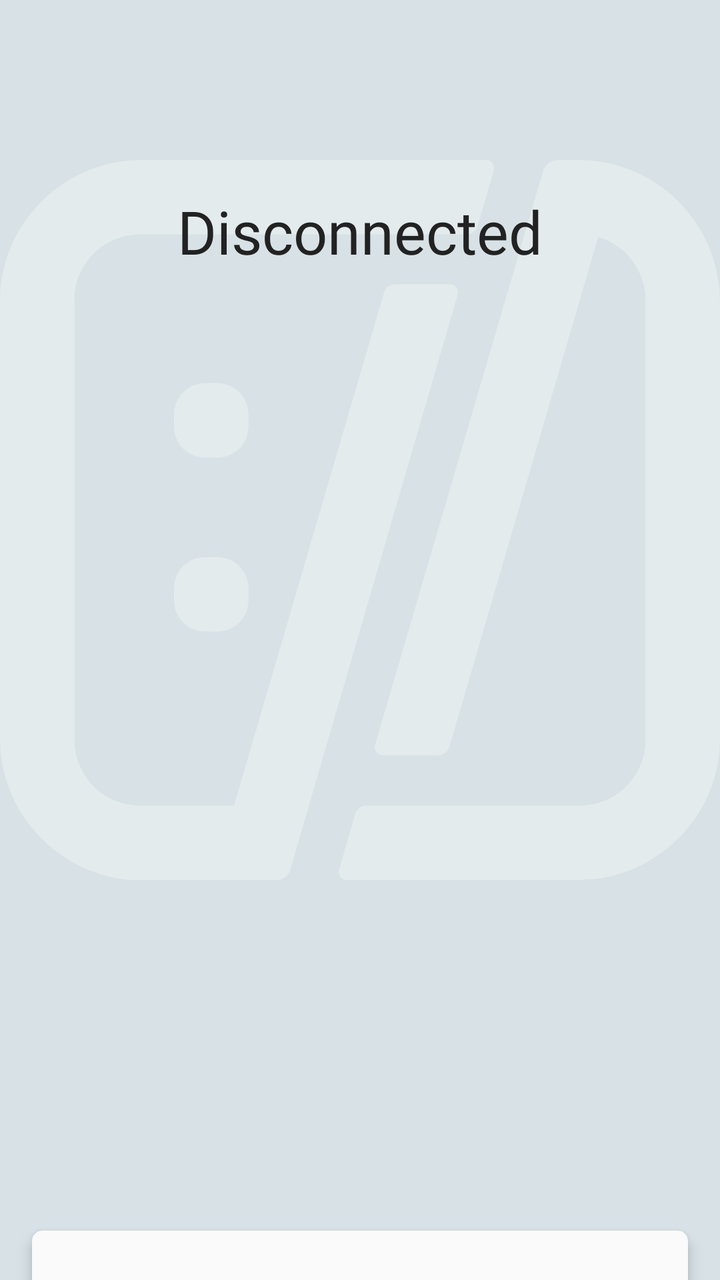
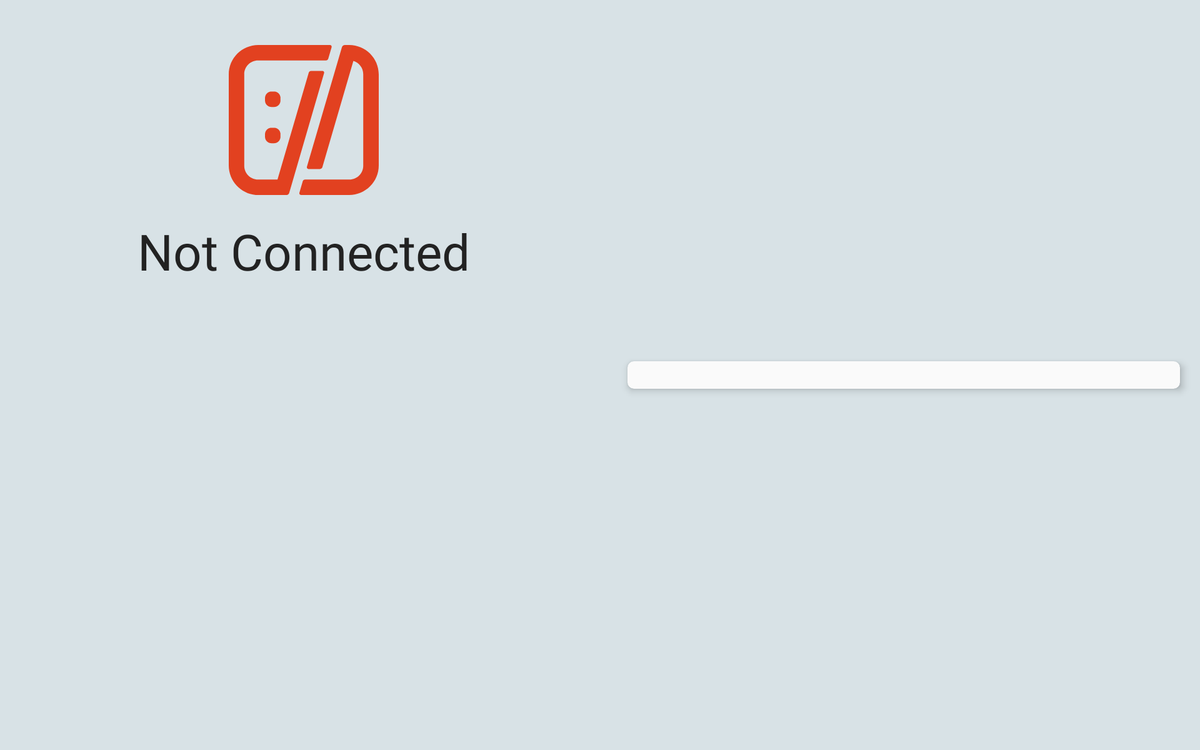

An Android layout and its configuration variant, each rendered on a device that would load it. The default file and the variant file are quoted in full after the pictures.
<!-- AndroidManifest.xml: application theme AppTheme -->
<!-- res/layout/main_layout.xml -->
<?xml version="1.0" encoding="utf-8"?>
<androidx.constraintlayout.widget.ConstraintLayout xmlns:android="http://schemas.android.com/apk/res/android"
        xmlns:app="http://schemas.android.com/apk/res-auto"
        xmlns:tools="http://schemas.android.com/tools"
        android:layout_width="match_parent"
        android:layout_height="match_parent"
        tools:context=".MainActivity">

    <androidx.constraintlayout.widget.Guideline
            android:id="@+id/statusGuideline"
            android:layout_width="wrap_content"
            android:layout_height="wrap_content"
            android:orientation="horizontal"
            app:layout_constraintGuide_percent="0.18" />

    <ImageView
            android:id="@+id/logoImage"
            android:layout_width="match_parent"
            android:layout_height="match_parent"
            android:alpha="0.3"
            android:tint="#fff"
            android:layout_marginBottom="120dp"
            app:srcCompat="@drawable/ic_transparent_icon"
            tools:ignore="ContentDescription" />

    <TextView
            android:id="@+id/statusText"
            style="@style/StatusText"
            android:layout_width="wrap_content"
            android:layout_height="wrap_content"
            android:layout_gravity="center"
            android:text="@string/disconnected_status"
            android:textSize="30sp"
            app:layout_constraintBottom_toBottomOf="@+id/statusGuideline"
            app:layout_constraintTop_toTopOf="@+id/statusGuideline"
            app:layout_constraintEnd_toEndOf="parent"
            app:layout_constraintStart_toStartOf="parent"/>

    <ScrollView
            android:layout_width="match_parent"
            android:layout_height="0dp"
            android:layout_marginTop="16dp"
            android:layout_marginStart="16dp"
            android:layout_marginEnd="16dp"
            app:layout_constrainedWidth="true"
            app:layout_constraintEnd_toEndOf="parent"
            app:layout_constraintStart_toStartOf="parent"
            app:layout_constraintTop_toBottomOf="@+id/statusText"
            app:layout_constraintBottom_toTopOf="@+id/materialCardView">

        <LinearLayout
                android:id="@+id/statusDetailContainer"
                android:layout_width="match_parent"
                android:layout_height="wrap_content"
                android:orientation="vertical" />

    </ScrollView>

    <com.google.android.material.card.MaterialCardView
            android:id="@+id/materialCardView"
            style="@style/PortraitButtonsCard"
            android:layout_width="match_parent"
            android:layout_height="wrap_content"
            android:layout_marginStart="16dp"
            android:layout_marginEnd="16dp"
            app:layout_constraintBottom_toBottomOf="parent"
            app:layout_constraintEnd_toEndOf="parent"
            app:layout_constraintStart_toStartOf="parent">

        <LinearLayout
                android:id="@+id/buttonLayoutContainer"
                android:layout_width="match_parent"
                android:layout_height="wrap_content"
                android:clipToPadding="false"
                android:orientation="vertical"
                android:paddingStart="16dp"
                android:paddingTop="12dp"
                android:paddingEnd="16dp"
                android:paddingBottom="10dp" />
    </com.google.android.material.card.MaterialCardView>

</androidx.constraintlayout.widget.ConstraintLayout>
<!-- resources referenced by this layout -->
<resources>
  <!-- drawable ic_transparent_icon (drawable) -->
  <vector xmlns:android="http://schemas.android.com/apk/res/android"
      android:width="120dp"
      android:height="120dp"
      android:viewportWidth="120"
      android:viewportHeight="120">
    <path
        android:pathData="M39,107.6L64,22.1l0,0c0.2,-0.8 1,-1.4 1.9,-1.4H75c0.9,0 1.5,0.8 1.3,1.7l-27.9,95.8c-0.3,1.1 -1.3,1.9 -2.5,1.9H23.6C10.6,120 0,109.4 0,96.4V23.6C0,10.6 10.6,0 23.6,0H81c0.9,0 1.5,0.8 1.3,1.7L79.6,11c-0.2,0.8 -1,1.4 -1.9,1.4H23.4c-6.1,0 -11,4.9 -11,11v73.2c0,6.1 4.9,11 11,11H39z"
        android:fillColor="#E24120"/>
    <path
        android:pathData="M96.4,0c13,0 23.6,10.6 23.6,23.6v72.8c0,13 -10.6,23.6 -23.6,23.6H57.8c-0.9,0 -1.5,-0.8 -1.3,-1.7l2.7,-9.3c0.2,-0.8 1,-1.4 1.9,-1.4h35.5c6.1,0 11,-4.9 11,-11V23.4c0,-5 -3.3,-9.2 -7.9,-10.6l-24.8,85c-0.2,0.8 -1,1.4 -1.9,1.4h-9.2c-0.9,0 -1.5,-0.8 -1.3,-1.7L90.5,1.9C90.8,0.8 91.8,0 93,0H96.4L96.4,0z"
        android:fillColor="#E24120"/>
    <path
        android:pathData="M34.2,37.2h2c2.9,0 5.2,2.3 5.2,5.2v2c0,2.9 -2.3,5.2 -5.2,5.2h-2c-2.9,0 -5.2,-2.3 -5.2,-5.2v-2C29,39.6 31.3,37.2 34.2,37.2z"
        android:fillColor="#E24120"/>
    <path
        android:pathData="M34.2,66.2h2c2.9,0 5.2,2.3 5.2,5.2v2c0,2.9 -2.3,5.2 -5.2,5.2h-2c-2.9,0 -5.2,-2.3 -5.2,-5.2v-2C29,68.5 31.3,66.2 34.2,66.2z"
        android:fillColor="#E24120"/>
  </vector>
  <string name="disconnected_status">Disconnected</string>
  <style name="PortraitButtonsCard" parent="@style/BaseButtonsCard">
          <item name="shapeAppearance">@style/PortraitButtonsCardCorners</item>
      </style>
  <style name="StatusText" parent="@android:style/Widget.TextView">
          <item name="android:textSize">40sp</item>
          <item name="android:fontFamily">@font/lato_bold</item>
      </style>
  <!-- from res/values-v23/ -->
  <style name="AppTheme" parent="Theme.MaterialComponents.Light.NoActionBar">
          <item name="android:textColor">@color/textColor</item>
          <item name="android:windowBackground">@color/containerBackground</item>
  
          <item name="android:fontFamily">@font/lato</item>
          <item name="android:windowLightStatusBar">true</item>
          <item name="android:textStyle">normal</item>
          <item name="android:textAllCaps">false</item>
          <item name="android:letterSpacing">0</item>
  
          <item name="colorPrimary">@color/primaryInputBackground</item>
          <item name="android:statusBarColor">@color/containerBackground</item>
      </style>
  <style name="BaseButtonsCard" parent="@style/Widget.MaterialComponents.CardView">
          <item name="android:textSize">20sp</item>
          <item name="cardBackgroundColor">@color/mainBackground</item>
          <item name="cardElevation">4dp</item>
      </style>
  <style name="PortraitButtonsCardCorners">
          <item name="cornerFamily">rounded</item>
          <item name="cornerSizeTopRight">5dp</item>
          <item name="cornerSizeTopLeft">5dp</item>
          <item name="cornerSizeBottomLeft">0dp</item>
          <item name="cornerSizeBottomRight">0dp</item>"
      </style>
  <color name="textColor">#222222</color>
  <color name="containerBackground">#d8e2e6</color>
  <color name="primaryInputBackground">#1076b9</color>
  <color name="mainBackground">#fafafa</color>
</resources>
<!-- res/layout-h380dp-land/main_layout.xml (the repository's variant of the layout above) -->
<!-- drawn on a 7-inch tablet turned sideways -->
<?xml version="1.0" encoding="utf-8"?>
<android.widget.LinearLayout
        xmlns:android="http://schemas.android.com/apk/res/android"
        xmlns:app="http://schemas.android.com/apk/res-auto"
        xmlns:tools="http://schemas.android.com/tools"
        android:layout_width="match_parent"
        android:layout_height="match_parent">

    <androidx.constraintlayout.widget.ConstraintLayout
            android:layout_width="0dp"
            android:layout_height="match_parent"
            android:layout_weight="1.1"
            tools:context=".MainActivity">

        <androidx.constraintlayout.widget.Guideline
                android:id="@+id/guideline"
                android:layout_width="wrap_content"
                android:layout_height="wrap_content"
                android:orientation="horizontal"
                app:layout_constraintGuide_percent="0.06" />

        <ImageView
                android:id="@+id/logoImage"
                android:layout_width="wrap_content"
                android:layout_height="wrap_content"
                android:layout_marginBottom="18dp"
                android:contentDescription="The HTTP Toolkit Logo"
                app:layout_constraintTop_toTopOf="@+id/guideline"
                app:layout_constraintBottom_toTopOf="@+id/statusText"
                app:layout_constraintStart_toStartOf="parent"
                app:layout_constraintEnd_toEndOf="parent"
                app:srcCompat="@drawable/ic_transparent_icon" />

        <TextView
                android:id="@+id/statusText"
                style="@style/StatusText"
                android:layout_width="wrap_content"
                android:layout_height="wrap_content"
                android:layout_marginStart="8dp"
                android:layout_marginEnd="8dp"
                android:layout_marginBottom="8dp"
                android:text="Not Connected"
                app:layout_constraintBottom_toTopOf="@+id/statusDetailContainer"
                app:layout_constraintTop_toBottomOf="@+id/logoImage"
                app:layout_constraintStart_toStartOf="parent"
                app:layout_constraintEnd_toEndOf="parent" />

        <LinearLayout
                android:id="@+id/statusDetailContainer"
                android:layout_width="match_parent"
                android:layout_height="wrap_content"
                app:layout_constrainedWidth="true"
                app:layout_constraintTop_toBottomOf="@+id/statusText"
                app:layout_constraintStart_toStartOf="parent"
                app:layout_constraintEnd_toEndOf="parent"
                android:orientation="vertical" />

    </androidx.constraintlayout.widget.ConstraintLayout>

    <com.google.android.material.card.MaterialCardView
            android:layout_height="wrap_content"
            android:layout_width="0dp"
            android:layout_weight="1"
            android:layout_marginStart="16dp"
            android:layout_marginEnd="16dp"
            android:layout_gravity="center"
            app:layout_constraintBottom_toBottomOf="parent"
            app:layout_constraintEnd_toEndOf="parent"
            app:layout_constraintStart_toStartOf="parent"
            style="@style/LandscapeButtonsCard"
            >
        <LinearLayout
                android:id="@+id/buttonLayoutContainer"
                android:layout_width="match_parent"
                android:layout_height="wrap_content"
                android:orientation="vertical"
                android:paddingStart="16dp"
                android:paddingEnd="16dp"
                android:paddingTop="12dp"
                android:paddingBottom="10dp">
        </LinearLayout>
    </com.google.android.material.card.MaterialCardView>
</android.widget.LinearLayout>
<!-- resources referenced by the variant -->
<!-- as a 7-inch tablet turned sideways resolves them -->
<resources>
  <!-- drawable ic_transparent_icon (drawable) -->
  <vector xmlns:android="http://schemas.android.com/apk/res/android"
      android:width="120dp"
      android:height="120dp"
      android:viewportWidth="120"
      android:viewportHeight="120">
    <path
        android:pathData="M39,107.6L64,22.1l0,0c0.2,-0.8 1,-1.4 1.9,-1.4H75c0.9,0 1.5,0.8 1.3,1.7l-27.9,95.8c-0.3,1.1 -1.3,1.9 -2.5,1.9H23.6C10.6,120 0,109.4 0,96.4V23.6C0,10.6 10.6,0 23.6,0H81c0.9,0 1.5,0.8 1.3,1.7L79.6,11c-0.2,0.8 -1,1.4 -1.9,1.4H23.4c-6.1,0 -11,4.9 -11,11v73.2c0,6.1 4.9,11 11,11H39z"
        android:fillColor="#E24120"/>
    <path
        android:pathData="M96.4,0c13,0 23.6,10.6 23.6,23.6v72.8c0,13 -10.6,23.6 -23.6,23.6H57.8c-0.9,0 -1.5,-0.8 -1.3,-1.7l2.7,-9.3c0.2,-0.8 1,-1.4 1.9,-1.4h35.5c6.1,0 11,-4.9 11,-11V23.4c0,-5 -3.3,-9.2 -7.9,-10.6l-24.8,85c-0.2,0.8 -1,1.4 -1.9,1.4h-9.2c-0.9,0 -1.5,-0.8 -1.3,-1.7L90.5,1.9C90.8,0.8 91.8,0 93,0H96.4L96.4,0z"
        android:fillColor="#E24120"/>
    <path
        android:pathData="M34.2,37.2h2c2.9,0 5.2,2.3 5.2,5.2v2c0,2.9 -2.3,5.2 -5.2,5.2h-2c-2.9,0 -5.2,-2.3 -5.2,-5.2v-2C29,39.6 31.3,37.2 34.2,37.2z"
        android:fillColor="#E24120"/>
    <path
        android:pathData="M34.2,66.2h2c2.9,0 5.2,2.3 5.2,5.2v2c0,2.9 -2.3,5.2 -5.2,5.2h-2c-2.9,0 -5.2,-2.3 -5.2,-5.2v-2C29,68.5 31.3,66.2 34.2,66.2z"
        android:fillColor="#E24120"/>
  </vector>
  <style name="LandscapeButtonsCard" parent="@style/BaseButtonsCard">
          <item name="cardCornerRadius">5dp</item>
      </style>
  <style name="StatusText" parent="@android:style/Widget.TextView">
          <item name="android:textSize">40sp</item>
          <item name="android:fontFamily">@font/lato_bold</item>
      </style>
  <!-- from res/values-v23/ -->
  <style name="AppTheme" parent="Theme.MaterialComponents.Light.NoActionBar">
          <item name="android:textColor">@color/textColor</item>
          <item name="android:windowBackground">@color/containerBackground</item>
  
          <item name="android:fontFamily">@font/lato</item>
          <item name="android:windowLightStatusBar">true</item>
          <item name="android:textStyle">normal</item>
          <item name="android:textAllCaps">false</item>
          <item name="android:letterSpacing">0</item>
  
          <item name="colorPrimary">@color/primaryInputBackground</item>
          <item name="android:statusBarColor">@color/containerBackground</item>
      </style>
  <style name="BaseButtonsCard" parent="@style/Widget.MaterialComponents.CardView">
          <item name="android:textSize">20sp</item>
          <item name="cardBackgroundColor">@color/mainBackground</item>
          <item name="cardElevation">4dp</item>
      </style>
  <color name="textColor">#222222</color>
  <color name="containerBackground">#d8e2e6</color>
  <color name="primaryInputBackground">#1076b9</color>
  <color name="mainBackground">#fafafa</color>
</resources>
